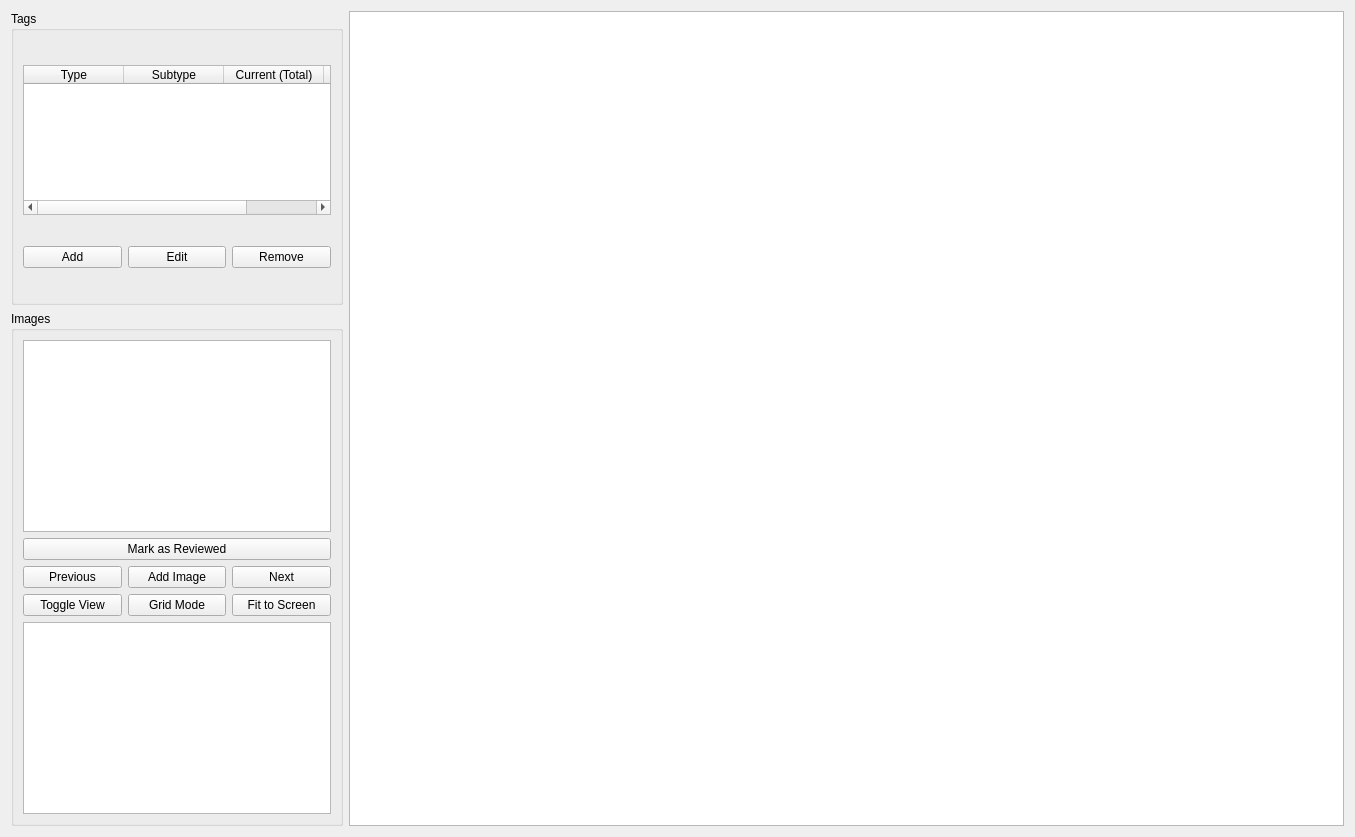
<?xml version="1.0" encoding="UTF-8"?>
<ui version="4.0">
 <class>TaggingTab</class>
 <widget class="QWidget" name="TaggingTab">
  <property name="geometry">
   <rect>
    <x>0</x>
    <y>0</y>
    <width>1355</width>
    <height>837</height>
   </rect>
  </property>
  <property name="windowTitle">
   <string>Form</string>
  </property>
  <layout class="QHBoxLayout" name="horizontalLayout" stretch="1,3">
   <item>
    <layout class="QVBoxLayout" name="layout_taggingControls">
     <item>
      <widget class="QGroupBox" name="groupBox_2">
       <property name="title">
        <string>Tags</string>
       </property>
       <layout class="QVBoxLayout" name="verticalLayout_2">
        <item>
         <widget class="QTableWidget" name="list_tags">
          <property name="maximumSize">
           <size>
            <width>16777215</width>
            <height>150</height>
           </size>
          </property>
          <property name="editTriggers">
           <set>QAbstractItemView::NoEditTriggers</set>
          </property>
          <property name="selectionBehavior">
           <enum>QAbstractItemView::SelectRows</enum>
          </property>
          <column>
           <property name="text">
            <string>Type</string>
           </property>
          </column>
          <column>
           <property name="text">
            <string>Subtype</string>
           </property>
          </column>
          <column>
           <property name="text">
            <string>Current (Total)</string>
           </property>
          </column>
          <column>
           <property name="text">
            <string>Icon</string>
           </property>
          </column>
         </widget>
        </item>
        <item>
         <layout class="QHBoxLayout" name="layout_tagsButtons">
          <item>
           <widget class="QPushButton" name="button_addTag">
            <property name="text">
             <string>Add</string>
            </property>
           </widget>
          </item>
          <item>
           <widget class="QPushButton" name="button_editTag">
            <property name="text">
             <string>Edit</string>
            </property>
           </widget>
          </item>
          <item>
           <widget class="QPushButton" name="button_removeTag">
            <property name="text">
             <string>Remove</string>
            </property>
           </widget>
          </item>
         </layout>
        </item>
       </layout>
      </widget>
     </item>
     <item>
      <widget class="QGroupBox" name="groupBox_3">
       <property name="title">
        <string>Images</string>
       </property>
       <layout class="QVBoxLayout" name="verticalLayout_3">
        <item>
         <widget class="QListWidget" name="list_images"/>
        </item>
        <item>
         <layout class="QGridLayout" name="gridLayout_2">
          <item row="0" column="0" colspan="3">
           <widget class="QPushButton" name="button_toggleReviewed">
            <property name="text">
             <string>Mark as Reviewed</string>
            </property>
           </widget>
          </item>
          <item row="1" column="2">
           <widget class="QPushButton" name="button_next">
            <property name="text">
             <string>Next</string>
            </property>
           </widget>
          </item>
          <item row="2" column="2">
           <widget class="QPushButton" name="button_fitScreen">
            <property name="text">
             <string>Fit to Screen</string>
            </property>
           </widget>
          </item>
          <item row="1" column="0">
           <widget class="QPushButton" name="button_previous">
            <property name="text">
             <string>Previous</string>
            </property>
           </widget>
          </item>
          <item row="2" column="0">
           <widget class="QPushButton" name="button_toggleView">
            <property name="text">
             <string>Toggle View</string>
            </property>
           </widget>
          </item>
          <item row="1" column="1">
           <widget class="QPushButton" name="button_addImage">
            <property name="text">
             <string>Add Image</string>
            </property>
           </widget>
          </item>
          <item row="2" column="1">
           <widget class="QPushButton" name="button_gridMode">
            <property name="text">
             <string>Grid Mode</string>
            </property>
           </widget>
          </item>
         </layout>
        </item>
        <item>
         <widget class="MiniMap" name="minimap">
          <property name="minimumSize">
           <size>
            <width>300</width>
            <height>190</height>
           </size>
          </property>
          <property name="maximumSize">
           <size>
            <width>500</width>
            <height>400</height>
           </size>
          </property>
         </widget>
        </item>
       </layout>
      </widget>
     </item>
    </layout>
   </item>
   <item>
    <layout class="QVBoxLayout" name="layout_taggingImage">
     <item>
      <widget class="PhotoViewer" name="viewer_single"/>
     </item>
    </layout>
   </item>
  </layout>
 </widget>
 <customwidgets>
  <customwidget>
   <class>PhotoViewer</class>
   <extends>QGraphicsView</extends>
   <header>gui/photoViewer</header>
  </customwidget>
  <customwidget>
   <class>MiniMap</class>
   <extends>QGraphicsView</extends>
   <header>gui/miniMap</header>
  </customwidget>
 </customwidgets>
 <resources/>
 <connections/>
</ui>
